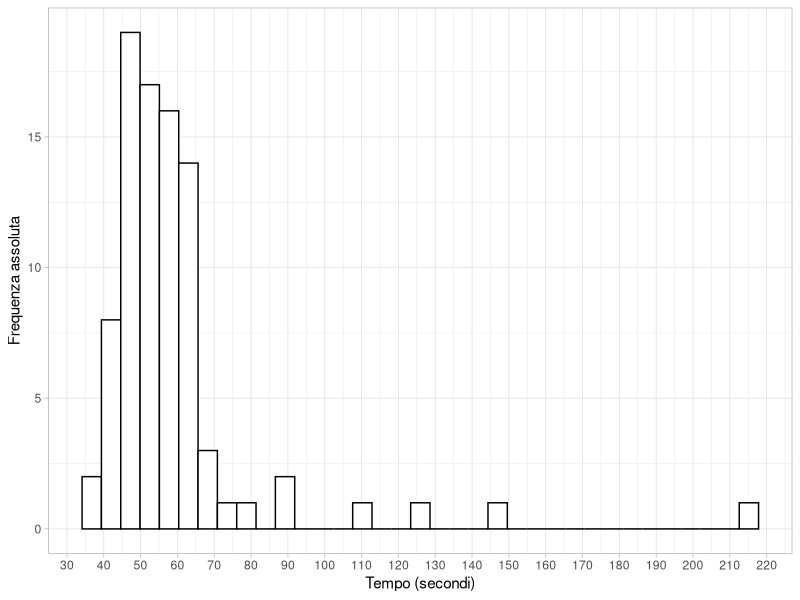
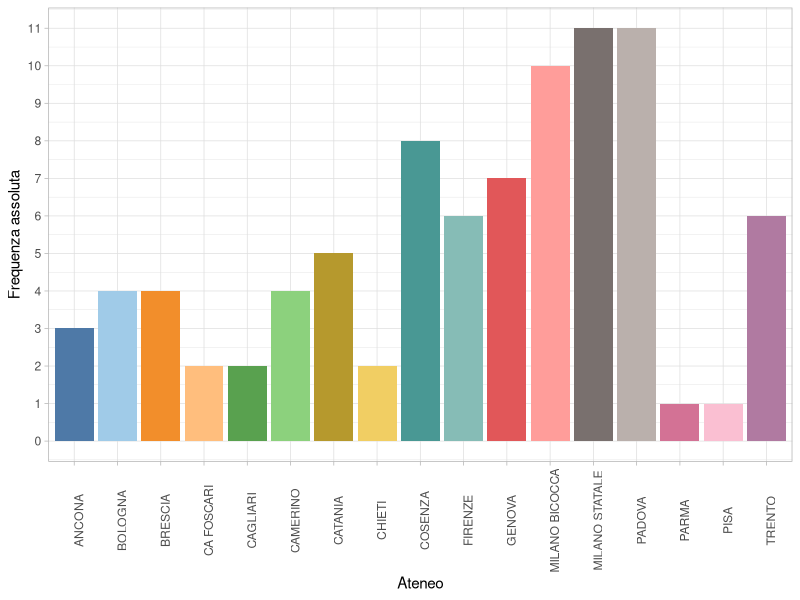
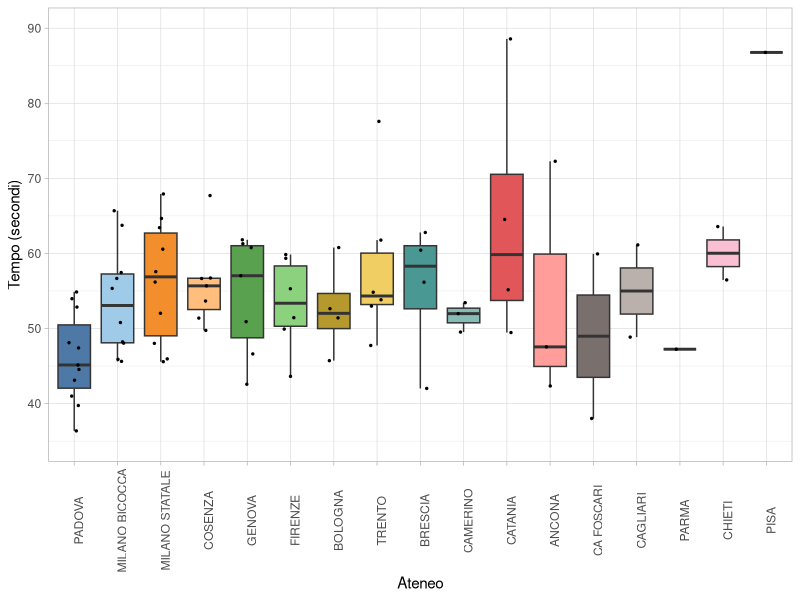
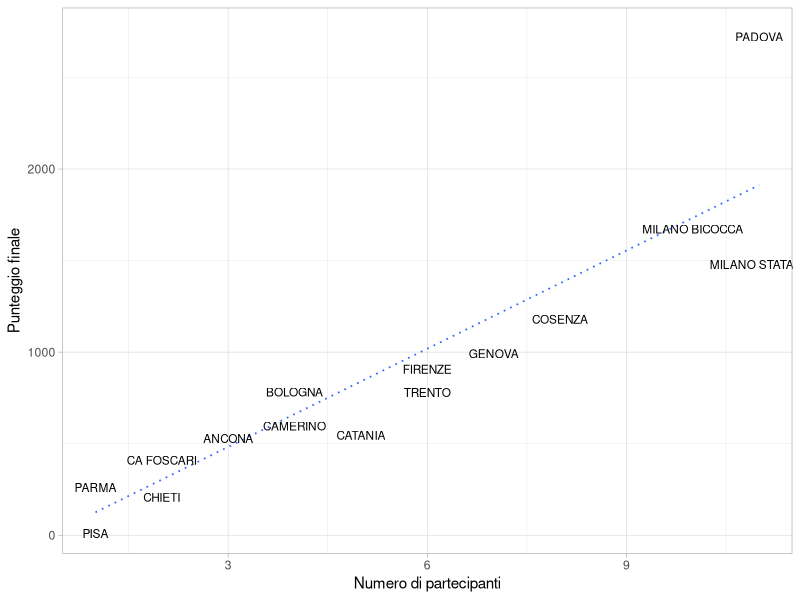
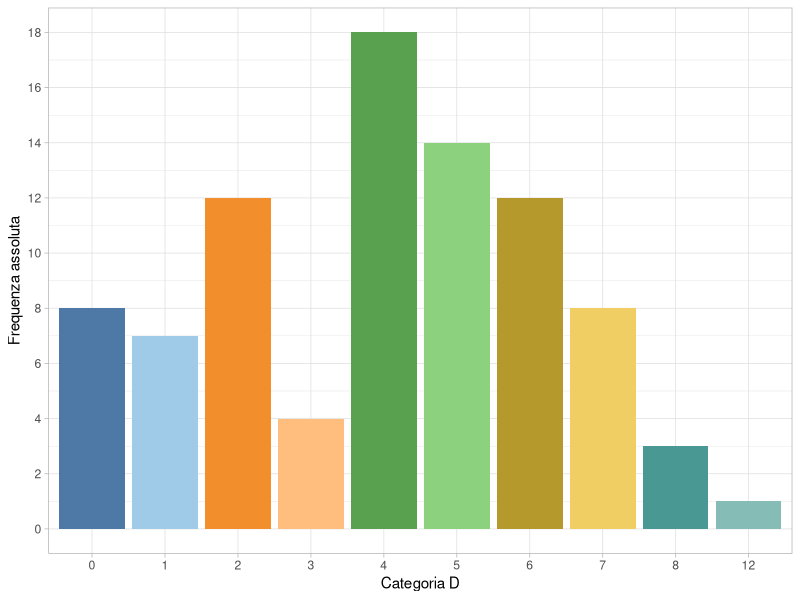
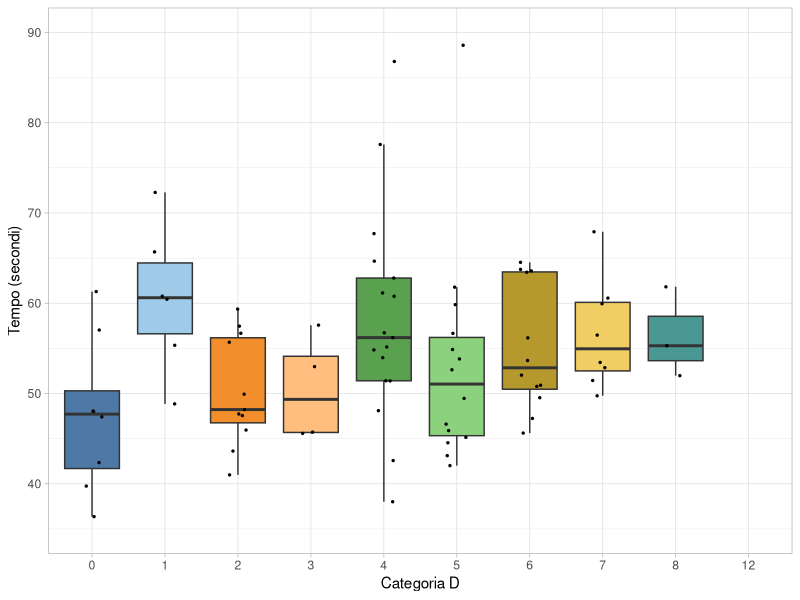

Source code (R) for these figures, in order:
## ---- chunk 1
#| echo: false
#| message: false
rm(list = ls())
gigante_f <- read.csv("gigante_femminile.csv", sep = ";")

library(tidyverse)
library(lubridate)
library(stringr)
library(ggthemes)

gigante_f$Categoria <- as.numeric(str_remove(gigante_f$Categoria, "D"))

gigante_f$Tempo[1:62] <- paste("0:", gigante_f$Tempo[1:62], sep = "")
gigante_f$Tempo <- ms(gigante_f$Tempo)

gigante_f$Ateneo <- as.factor(gigante_f$Ateneo)
gigante_f$Categoria <- as.factor(gigante_f$Categoria)
# glimpse(gigante_f)
## ---- chunk 2
atenei <- read.csv("atenei.csv", sep = ";")

gigante_freq <- data.frame(table(gigante_f$Ateneo))
gigante_freq$Tempo_Eccellenza <- tapply(as.numeric(gigante_f$Tempo), 
                                        gigante_f$Ateneo, function(x) mean(head(x, n = 4)))
colnames(gigante_freq) <- c("Ateneo", "Partecipanti", "Tempo_migliori_4")
gigante_freq <- merge(subset(atenei, select = c(Ateneo, Gigante_F)), gigante_freq, by = "Ateneo")
colnames(gigante_freq) <- c("Ateneo", "Graduatoria","Partecipanti", "Tempo_migliori_4")
## ---- chunk 3
#| fig-width: 8
#| fig-height: 4
ggplot(data = gigante_f, aes(x = Tempo, y = after_stat(count))) + geom_histogram(fill = "white", col = "black", bins = 35) + theme_light() + ylab("Frequenza assoluta") + xlab("Tempo (secondi)") + scale_x_continuous(n.breaks = 20)
## ---- chunk 4
tab <- c(summary(as.numeric(gigante_f$Tempo)))[-4]
names(tab) <- c("Tempo migliore", "Primo quartile", "Tempo mediano", "Terzo quartile", "Tempo peggiore")
knitr::kable(t(tab), digits = 2)
## ---- chunk 5
#| fig-width: 8
#| fig-height: 4
ggplot(data = gigante_f, aes(x = Ateneo, y = after_stat(count), fill = Ateneo)) + geom_bar() + theme_light() + ylab("Frequenza assoluta") + theme_light() + theme(axis.text.x = element_text(angle = 90), legend.position = "none") + scale_fill_tableau(palette = "Tableau 20") + scale_y_continuous(n.breaks = 10)
## ---- chunk 6
#| warning: false
#| fig-width: 8
#| fig-height: 5

gigante_f$Ateneo <- factor(gigante_f$Ateneo, 
                           levels = levels(gigante_f$Ateneo)[order(gigante_freq$Graduatoria, decreasing = TRUE)], 
                           ordered = TRUE)
ggplot(data = gigante_f, aes(x = Ateneo, y = Tempo, fill = Ateneo)) + geom_boxplot(outlier.size = 0, outlier.alpha = 0) + geom_jitter(width = 0.15, size = 0.5) + theme_light() + theme(axis.text.x = element_text(angle = 90), legend.position = "none") + xlab("Ateneo") + ylab("Tempo (secondi)") + ylim(c(35, 90)) + scale_fill_tableau(palette = "Tableau 20")
## ---- chunk 7
#| warning: false
#| fig-width: 10
#| fig-height: 5
ggplot(data = gigante_freq, aes(x = Partecipanti, y = Graduatoria, label = Ateneo))  + theme_light() + xlab("Numero di partecipanti") + ylab("Punteggio finale") + geom_smooth(method = "lm", se = F, linetype = "dotted", size = 0.6) + geom_text(size = 3, vjust = "top", check_overlap = TRUE)
## ---- chunk 8
summary(lm(Graduatoria ~ Partecipanti + Tempo_migliori_4, data = gigante_freq))
## ---- chunk 9
#| fig-width: 8
#| fig-height: 4
ggplot(data = gigante_f, aes(x = Categoria, y = after_stat(count), fill = Categoria)) + geom_bar() + theme_light() + ylab("Frequenza assoluta") + theme_light() + theme(legend.position = "none") + scale_fill_tableau(palette = "Tableau 20") + scale_y_continuous(n.breaks = 10) + xlab("Categoria D")
## ---- chunk 10
#| warning: false
#| fig-width: 8
#| fig-height: 4
ggplot(data = gigante_f, aes(x = Categoria, y = Tempo, fill = Categoria)) + geom_boxplot(outlier.size = 0, outlier.alpha = 0) + geom_jitter(width = 0.15, size = 0.5) + theme_light() + theme( legend.position = "none") + ylab("Tempo (secondi)") + ylim(c(35, 90)) + xlab("Categoria D") + scale_fill_tableau(palette = "Tableau 20")
